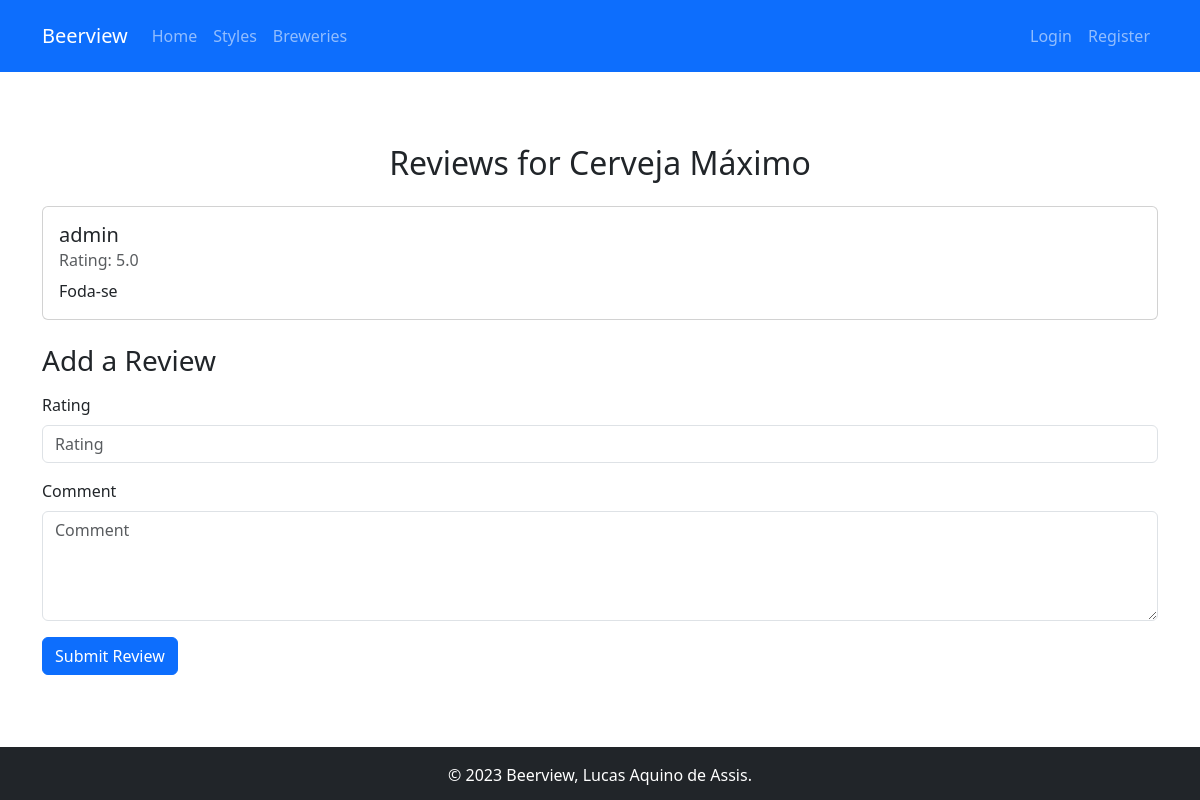
Page /beer/3/ on the earlier database version.
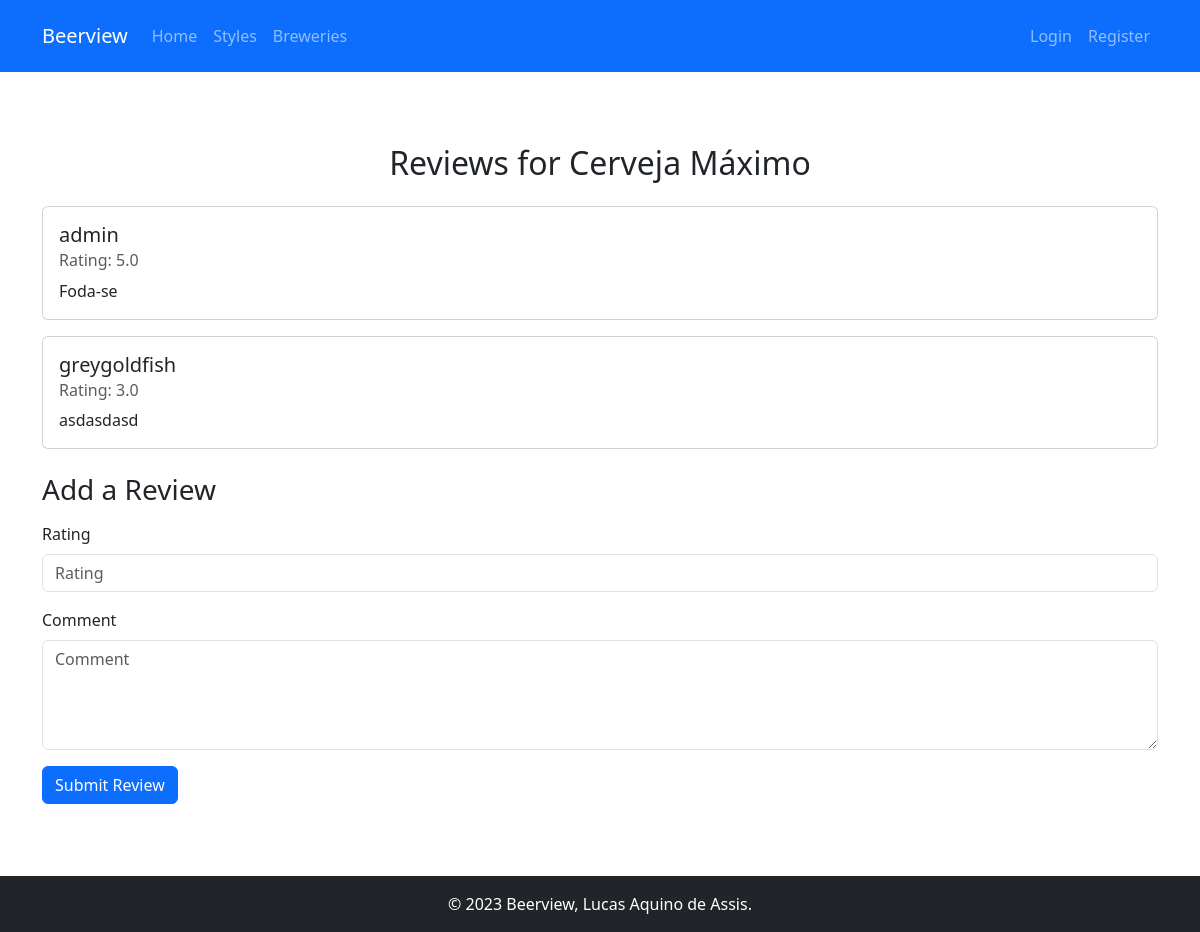
Same page on the later database version.
### beerview/models.py (models this page shows, shortened)
class Review(models.Model):
    date_created = models.DateTimeField(auto_now_add=True)
    beer = models.ForeignKey(
        Beer,
        on_delete=models.CASCADE,
        related_name="reviews"
    )
    user = models.ForeignKey(
        'auth.User',
        on_delete=models.SET_NULL,
        null=True
    )
    rating = models.DecimalField(
        max_digits=2,
        decimal_places=1,
        validators=[
            MinValueValidator(Decimal('0.00')),
            MaxValueValidator(Decimal('5.00'))
            ]
    )
    comment = models.TextField()

### beerview/views.py (the view)
# urls.py: path('beer/<int:beer_id>/', views.beer_details, name='beer_details'),
def beer_details(request, beer_id):
    beer = get_object_or_404(Beer, pk=beer_id)
    reviews = beer.reviews.all()
    if request.method == "POST":
        form = ReviewForm(request.POST)
        if form.is_valid():
            review = form.save(commit=False)
            review.beer = beer
            review.user = request.user  # Assuming the user is authenticated
            review.save()
            return redirect('beer_details', beer_id=beer.id)
    else:
        form = ReviewForm()
    return render(request, 'beerview/beer_details.html', {'beer': beer, 'reviews': reviews, 'form': form})

### beerview/forms.py (shortened to what this page needs)
class ReviewForm(forms.ModelForm):
    class Meta:
        model = Review
        fields = ['rating', 'comment']
        widgets = {
            'rating': forms.NumberInput(attrs={
                'step': '0.1',
                'min': '0',
                'max': '5',
                'class': 'form-control',  # Bootstrap class
            }),
            'comment': forms.Textarea(attrs={
                'rows': 4,
                'cols': 40,
                'class': 'form-control'  # Bootstrap class
            }),
        }

### beerview/templates/beerview/beer_details.html (shortened to what this page needs)
{% extends 'base_generic.html' %}
{% load django_bootstrap5 %}
{% block content %}
<div class="py-5">
    <h2 class="text-center mb-4">Reviews for {{ beer.name }}</h2>
    {% for review in reviews %}
        <div class="card mb-3">
            <div class="card-body">
                <h5 class="card-title">{{ review.user.username }}</h5>
                <h6 class="card-subtitle mb-2 text-muted">Rating: {{ review.rating }}</h6>
                <p class="card-text">{{ review.comment }}</p>
            </div>
        </div>
    {% endfor %}
    <div class="mt-4">
        <h3>Add a Review</h3>
        <form method="post" class="mt-3">
            {% bootstrap_form form %}
            {% bootstrap_button button_type="submit" content="Submit Review" %}
        </form>
    </div>
</div>
{% endblock %}

Differences in the rows shown:
added Review: user.username "greygoldfish", rating "3.0", comment "asdasdasd"
